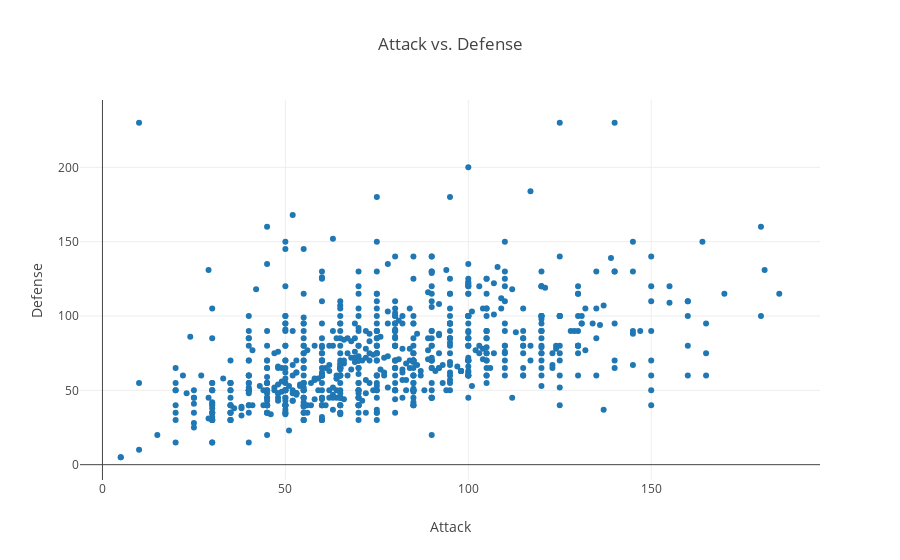

Notebook code cell kept with this figure:
### Code cell
plots = [go.Scatter(x=pokemon['attack'], 
                    y=pokemon['defense'], 
                    mode='markers')]

layout = go.Layout(title='Attack vs. Defense',
                xaxis=dict(title='Attack'),
                yaxis=dict(title='Defense'))

fig = go.Figure(data=plots, layout=layout)

iplot(fig)

### Figure 1 — Plotly figure (JSON) as saved in the notebook; plotly's stock layout.template omitted (floating-point values rounded to 4 significant figures; data arrays with more than 128 entries replaced by an {"elided": "..."} marker saying what was removed)
{"data": [{"mode": "markers", "type": "scatter", "x": {"elided": "801 int values"}, "y": {"elided": "801 int values"}}], "layout": {"title": "Attack vs. Defense", "xaxis": {"title": "Attack"}, "yaxis": {"title": "Defense"}}}
